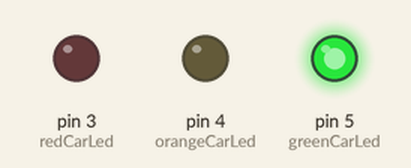
A sketch run on a simulated Arduino Uno, built with avr-gcc and run on an emulated ATmega328P. On the bench: output pins drawn as LEDs (lit = HIGH).

Above: at 5.0 s.
At 11.5 s:
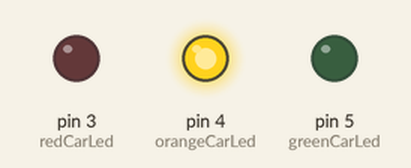
At 18.0 s:
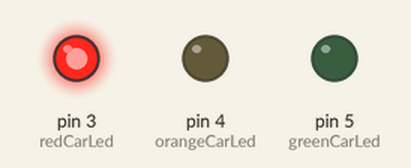
Timing chart, 0 to 29.9 s (numbered marks = the images above):
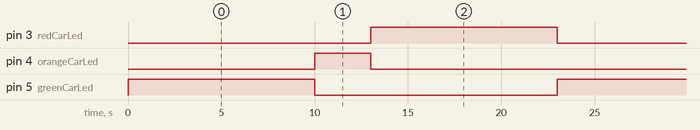

The sketch:

trafsingle.ino
```cpp
const int redCarLed = 3;
const int orangeCarLed = 4;
const int greenCarLed = 5;

void setup() {
  pinMode(redCarLed, OUTPUT);
  pinMode(orangeCarLed, OUTPUT);
  pinMode(greenCarLed, OUTPUT);
  digitalWrite(redCarLed, LOW);
  digitalWrite(orangeCarLed, LOW);
  digitalWrite(greenCarLed, LOW);
}

void loop() {
  digitalWrite(greenCarLed, HIGH);
  delay(10000);
  digitalWrite(greenCarLed, LOW);

  digitalWrite(orangeCarLed, HIGH);
  delay(3000);
  digitalWrite(orangeCarLed, LOW);

  digitalWrite(redCarLed, HIGH);
  delay(10000);
  digitalWrite(redCarLed, LOW);
}
```

Measured:
- by itself, pin 3 (redCarLed), pin 5 (greenCarLed): alternates HIGH for 10.0 s and LOW for 13.0 s
- by itself, pin 4 (orangeCarLed): alternates HIGH for 3.0 s and LOW for 20.0 s
- by itself, everything shown: repeats every 23.0 s, in 4 steps
